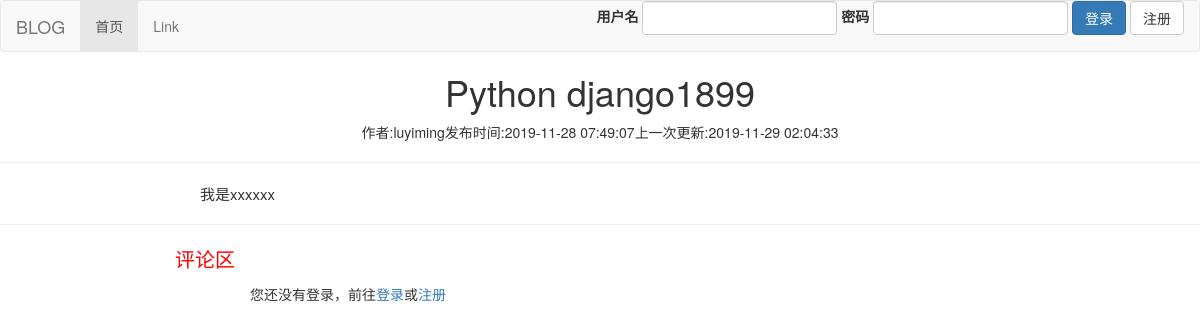
The app's page /article/1 with its own data.
### app01/models.py (models this page shows)
class Article(models.Model):
    article_id = models.AutoField(verbose_name="文章ID", primary_key=True)
    uid = models.ForeignKey("User", on_delete=models.CASCADE)
    title = models.CharField(max_length=30, verbose_name="标题")
    article_content = models.TextField(verbose_name="文章内容")
    create_date = models.DateTimeField(auto_now_add=True, verbose_name="发布时间")
    last_updatetime = models.DateTimeField(auto_now=True, verbose_name="上次更新时间", null=True, blank=True)
    state=models.IntegerField(default=1,verbose_name="状态")

class User(models.Model):
    user_id = models.AutoField(verbose_name="用户ID", primary_key=True)
    username = models.CharField(max_length=32, unique=True, verbose_name="用户名")  # 用户名
    password = models.CharField(max_length=32, verbose_name="密码")  # 密码
    email = models.EmailField(verbose_name="邮箱")  # 邮箱
    url = models.URLField(max_length=100, blank=True, null=True, verbose_name='个人博客地址')

### app01/views.py (the view)
# urls.py: path('article/<int:article_id>', views.article_details),
def article_details(request, article_id):
    article = Article.objects.filter(article_id=article_id).values("article_id", "title", "uid__username",
                                                                   "article_content",
                                                                   "create_date", "last_updatetime")
    comment_list = Comment.objects.filter(article_id=article_id,reply_id__isnull=True).order_by("-comment_date").values_list("comment_id","user_id", "user_id__username",
                                                                             "comment_content", "comment_date",
                                                                             "reply_id","user_id__userinfo__avatar")
    print(comment_list)
    reply_list=Comment.objects.filter(article_id=article_id,reply_id__isnull=False).order_by("-comment_date").values_list("comment_id","user_id", "user_id__username",
                                                                             "comment_content", "comment_date",
                                                                             "reply_id")
    print(reply_list)
    return render(request, "article.html", {"article": article[0], "comment_list": comment_list,"reply_list":reply_list})

### app01/myMiddle.py (called while the page is built)
    def process_request(self, request):
        user = request.session.get("userinfo")
        if not user:  # 如果用户未登录,访问如下链接跳转至登录页面
            perssion_list = [
                "/update_user/",
                "/upload_avatar/",
                "/pub_article/",
                "/show_my_article/",
                "/update_article/",
                "/del_article/",
                "/post_comment/"
            ]
            path = re.sub(r'\d+', "", request.path)
            if path in perssion_list:
                return redirect("/login.html")

### templates/article.html (shortened to what this page needs)
<!DOCTYPE html>
<html lang="en">
<head>
    <link rel="stylesheet" href="/static/plugin/bootstrap-3.3.7-dist/css/bootstrap.css">
</head>
<body>
{% include 'header.html' %}
<h1 align="center">{{ article.title }}</h1>
<p align="center">
    作者:{{ article.uid__username }}发布时间:{{ article.create_date|date:"Y-m-d H:i:s" }}上一次更新:{{ article.last_updatetime |date:"Y-m-d H:i:s" }}</p>
<hr>
<pre>{{ article.article_content }}</pre>
<hr>
<div style="width: 700px; margin: 0 auto;margin-bottom: 50px">
    <p style="color: red;font-size: 20px;margin-left: -75px">评论区</p>
    {% if request.session.userinfo %}
        <div class="form-group">
            <label for="CommentInput">评论:</label>
            <input type="hidden" name="reply_id" id="reply_id">
            <textarea id="CommentInput" class="form-control"></textarea>
        </div>
        <input class="btn btn-primary" id="btn_submit" type="button" value="发表"/>
    {% else %}
        您还没有登录，前往<a href="/login.html">登录</a>或<a href="/regist.html">注册</a>
    {% endif %}
</div>
</body>
</html>

### templates/article.html (style rules this page uses)
pre { display: block; font-family: inherit; white-space: pre-wrap; white-space: -moz-pre-wrap; white-space: -o-pre-wrap; word-wrap: break-word; padding: 0; margin: 0 auto; font-size: 15px; line-height: inherit; color: inherit; word-break: break-all; background-color: transparent; border: none; border-radius: 0; width: 800px; }

### records on screen
Article: title "Python django1899", create_date "2019-11-28 07:49:07", last_updatetime "2019-11-29 02:04:33", article_content "我是xxxxxx"
User: uid__username "luyiming"
